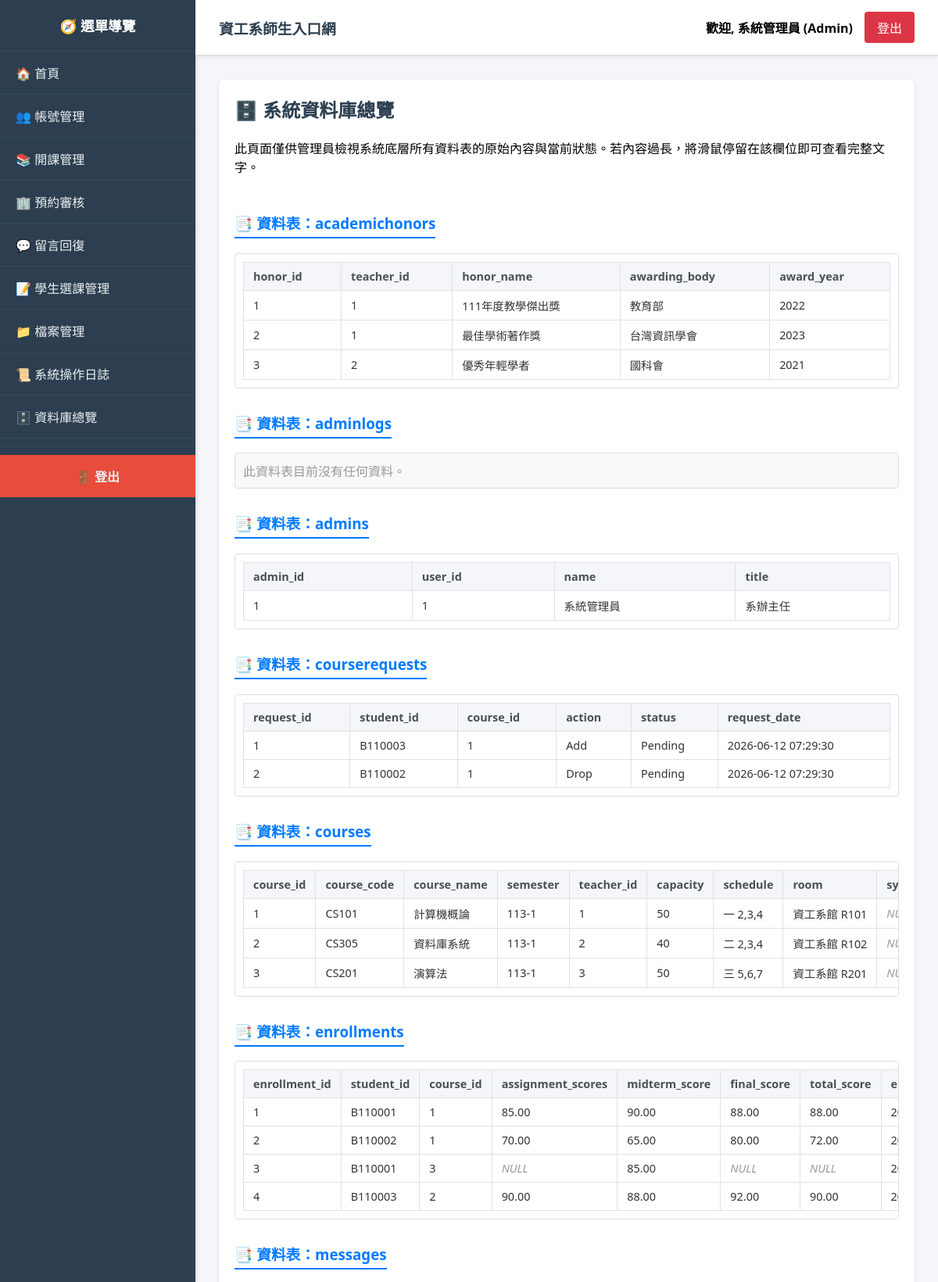
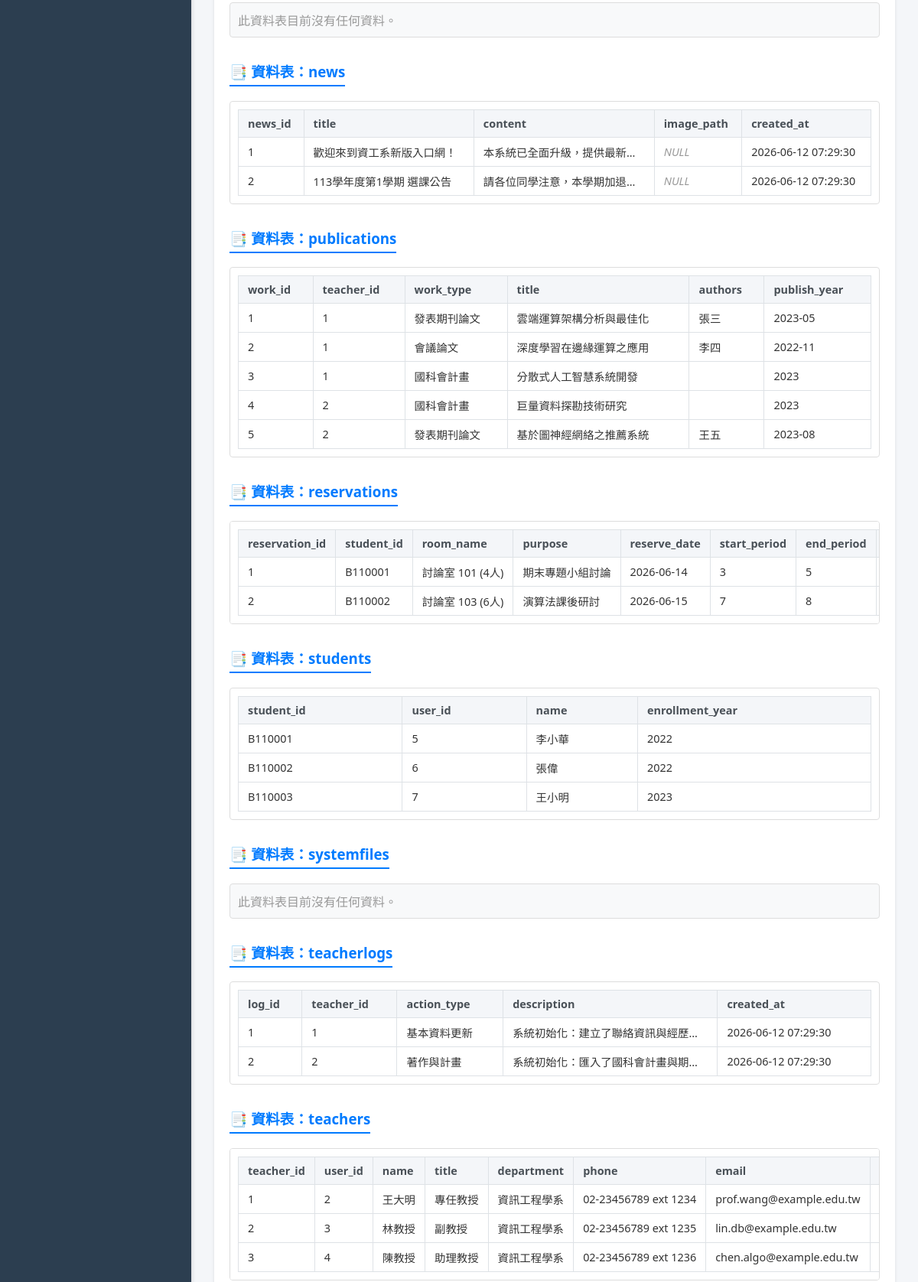
Page /index.php?page=view_database (signed in, upper part) on the earlier database version (2 pictures, top to bottom).
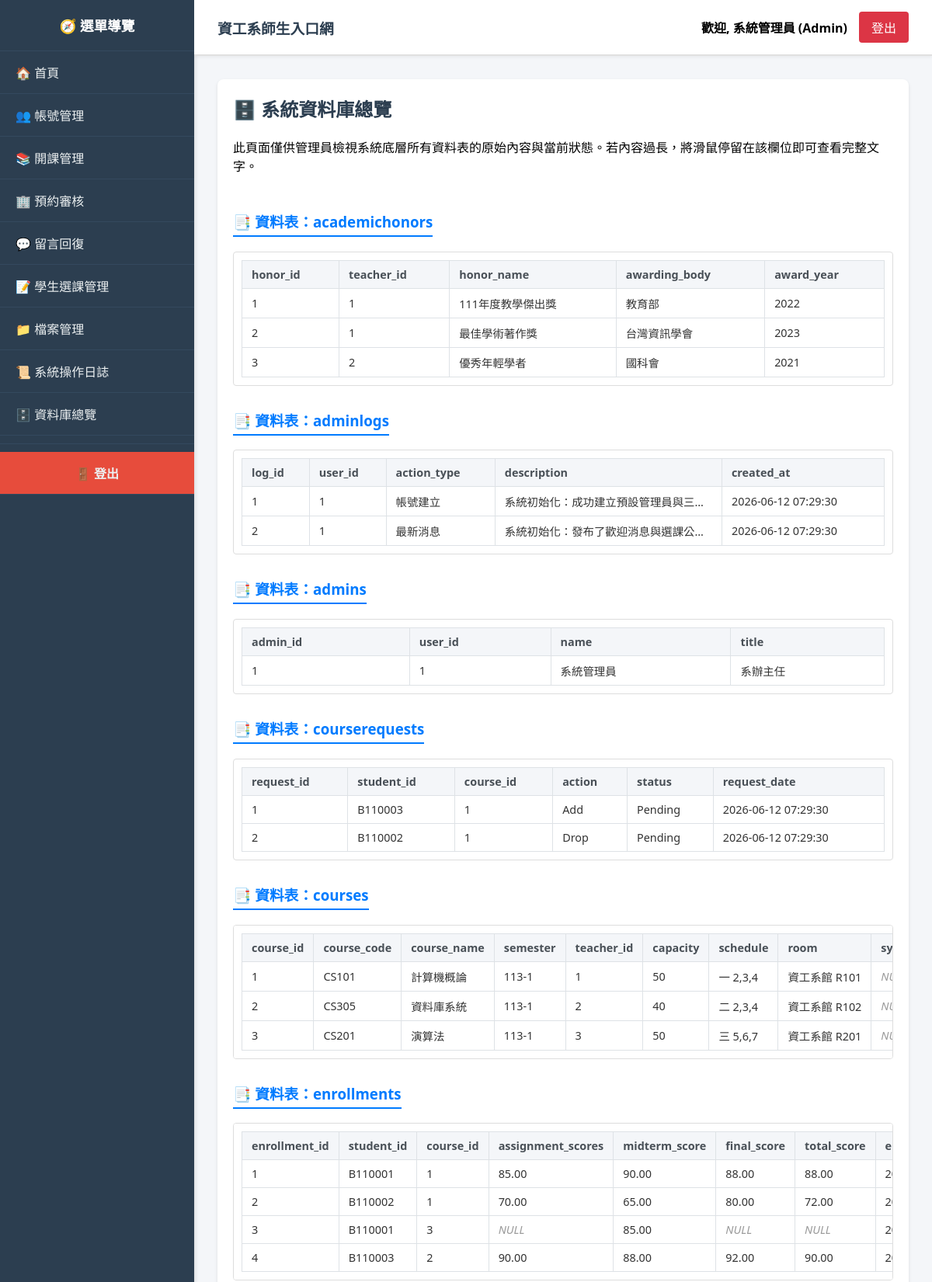
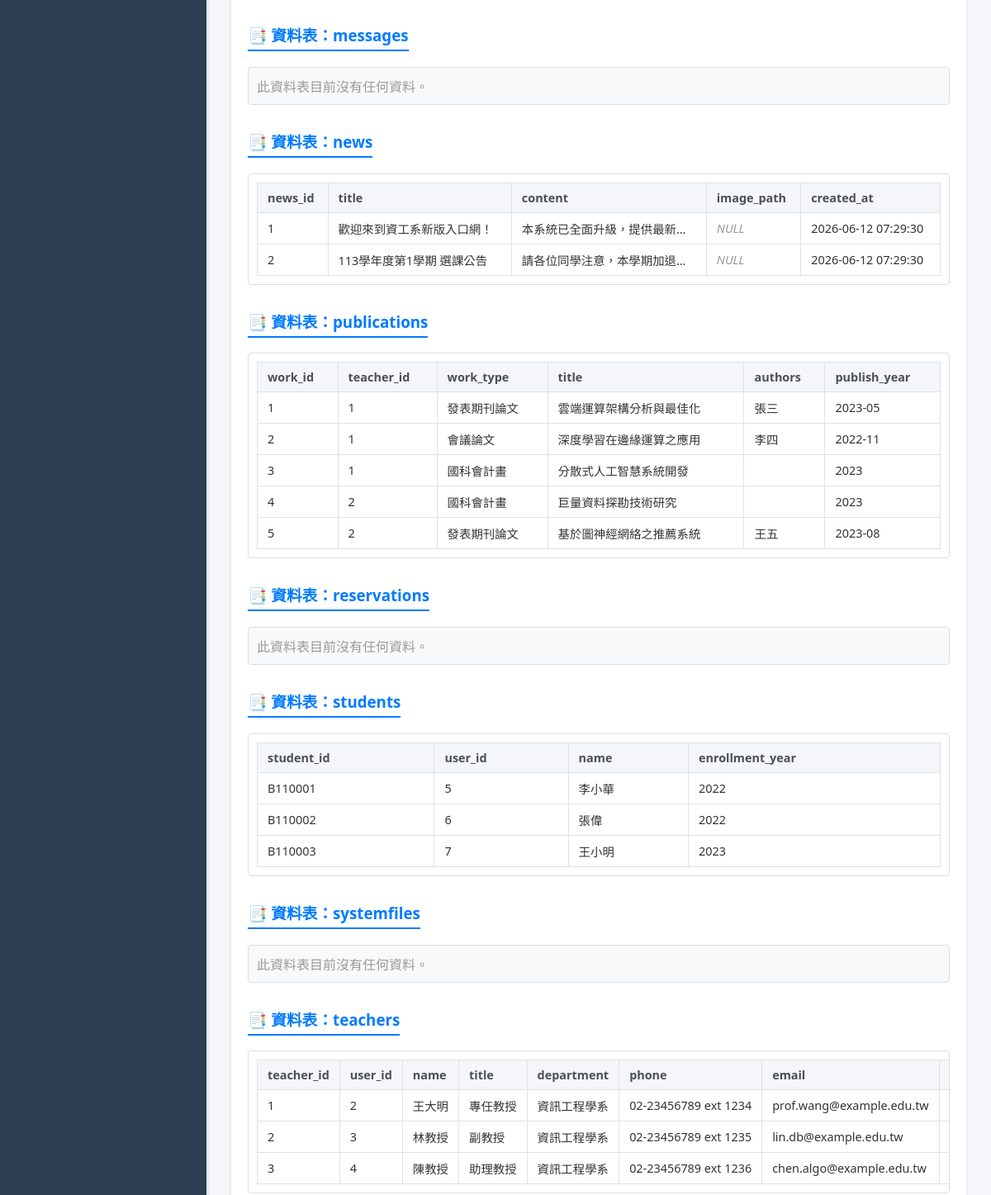
Same page on the later database version (2 pictures, top to bottom).
### tables this page shows
CREATE TABLE AcademicHonors (
    honor_id INT AUTO_INCREMENT PRIMARY KEY,
    teacher_id INT NOT NULL,
    honor_name VARCHAR(255) NOT NULL,
    awarding_body VARCHAR(255),
    award_year INT,
    FOREIGN KEY (teacher_id) REFERENCES Teachers(teacher_id) ON DELETE CASCADE
);

CREATE TABLE CourseRequests (
    request_id INT AUTO_INCREMENT PRIMARY KEY,
    student_id VARCHAR(20) NOT NULL,
    course_id INT NOT NULL,
    action ENUM('Add', 'Drop') NOT NULL COMMENT 'Add=加選, Drop=退選',
    status ENUM('Pending', 'Approved', 'Rejected') DEFAULT 'Pending',
    request_date TIMESTAMP DEFAULT CURRENT_TIMESTAMP,
    FOREIGN KEY (student_id) REFERENCES Students(student_id) ON DELETE CASCADE,
    FOREIGN KEY (course_id) REFERENCES Courses(course_id) ON DELETE CASCADE
);

CREATE TABLE Courses (
    course_id INT AUTO_INCREMENT PRIMARY KEY,
    course_code VARCHAR(20) NOT NULL,
    course_name VARCHAR(100) NOT NULL,
    semester VARCHAR(10) NOT NULL,
    teacher_id INT,
    capacity INT NOT NULL DEFAULT 50,
    schedule VARCHAR(100),
    room VARCHAR(50) DEFAULT NULL,
    syllabus TEXT,
    weight_assignment INT NOT NULL DEFAULT 30 COMMENT '平時成績權重',
    weight_midterm INT NOT NULL DEFAULT 30 COMMENT '期中成績權重',
    weight_final INT NOT NULL DEFAULT 40 COMMENT '期末成績權重',
    created_at TIMESTAMP DEFAULT CURRENT_TIMESTAMP,
    FOREIGN KEY (teacher_id) REFERENCES Teachers(teacher_id) ON DELETE SET NULL
);

CREATE TABLE Enrollments (
    enrollment_id INT AUTO_INCREMENT PRIMARY KEY,
    student_id VARCHAR(20),
    course_id INT,
    assignment_scores DECIMAL(5, 2) DEFAULT NULL,
    midterm_score DECIMAL(5, 2) DEFAULT NULL,
    final_score DECIMAL(5, 2) DEFAULT NULL,
    total_score DECIMAL(5, 2) DEFAULT NULL,
    enrolled_at TIMESTAMP DEFAULT CURRENT_TIMESTAMP,
    UNIQUE KEY(student_id, course_id),
    FOREIGN KEY (student_id) REFERENCES Students(student_id) ON DELETE CASCADE,
    FOREIGN KEY (course_id) REFERENCES Courses(course_id) ON DELETE CASCADE
);

CREATE TABLE News (
    news_id INT AUTO_INCREMENT PRIMARY KEY,
    title VARCHAR(255) NOT NULL,
    content TEXT NOT NULL,
    image_path VARCHAR(255) DEFAULT NULL,
    created_at TIMESTAMP DEFAULT CURRENT_TIMESTAMP
);

CREATE TABLE Publications (
    work_id INT AUTO_INCREMENT PRIMARY KEY,
    teacher_id INT NOT NULL,
    work_type VARCHAR(100) NOT NULL,
    title VARCHAR(255) NOT NULL,
    authors TEXT COMMENT '其他作者(不含教師本人)',
    publish_year VARCHAR(50),
    FOREIGN KEY (teacher_id) REFERENCES Teachers(teacher_id) ON DELETE CASCADE
);

CREATE TABLE Reservations (
    reservation_id INT AUTO_INCREMENT PRIMARY KEY,
    student_id VARCHAR(20) NOT NULL,
    room_name VARCHAR(50) NOT NULL,
    purpose TEXT NOT NULL,
    reserve_date DATE NOT NULL COMMENT '借用日期',
    start_period INT NOT NULL COMMENT '開始節次 (1-14)',
    end_period INT NOT NULL COMMENT '結束節次 (1-14)',
    status ENUM('Pending', 'Approved', 'Rejected') DEFAULT 'Pending',
    reject_reason TEXT DEFAULT NULL,
    FOREIGN KEY (student_id) REFERENCES Students(student_id) ON DELETE CASCADE
);

CREATE TABLE Students (
    student_id VARCHAR(20) PRIMARY KEY,
    user_id INT NOT NULL,
    name VARCHAR(100) NOT NULL,
    enrollment_year INT,
    FOREIGN KEY (user_id) REFERENCES Users(id) ON DELETE CASCADE
);

CREATE TABLE Teachers (
    teacher_id INT PRIMARY KEY,
    user_id INT NOT NULL,
    name VARCHAR(100) NOT NULL,
    title VARCHAR(100),
    department VARCHAR(100) DEFAULT '資訊工程學系',
    phone VARCHAR(20),
    email VARCHAR(100),
    office_hours VARCHAR(100) DEFAULT NULL COMMENT '請益時間',
    lab_name VARCHAR(100) DEFAULT NULL COMMENT '實驗室名稱',
    lab_info TEXT DEFAULT NULL COMMENT '實驗室簡介與研究方向',
    teaching_experience TEXT DEFAULT NULL COMMENT '校內教學經歷',
    external_experience TEXT DEFAULT NULL COMMENT '校外經歷',
    FOREIGN KEY (user_id) REFERENCES Users(id) ON DELETE CASCADE
);

CREATE TABLE AdminLogs (
    log_id INT AUTO_INCREMENT PRIMARY KEY,
    user_id INT NOT NULL COMMENT '操作者的 Users.id',
    action_type VARCHAR(50) NOT NULL COMMENT '動作分類 (如：空間審核, 最新消息, 帳號建立)',
    description TEXT NOT NULL COMMENT '異動細節',
    created_at TIMESTAMP DEFAULT CURRENT_TIMESTAMP,
    FOREIGN KEY (user_id) REFERENCES Users(id) ON DELETE CASCADE
);

### modules/admin/view_database.php (the view, shortened to what this page needs)
<div class="card">
    <h2>🗄️ 系統資料庫總覽 </h2>
    <p>此頁面僅供管理員檢視系統底層所有資料表的原始內容與當前狀態。若內容過長，將滑鼠停留在該欄位即可查看完整文字。</p>
    <?php
    if ($_SESSION['role'] != 'Admin') {
        echo "<p style='color:red;'>無權限。只有管理員可以瀏覽此頁面。</p>";
    } else {
        $tables = [];
        $tables_result = $conn->query("SHOW TABLES");
        if ($tables_result) {
            while ($row = $tables_result->fetch_row()) {
                $tables[] = $row[0];
            }
        }
        if (!empty($tables)) {
            foreach ($tables as $table_name) {
                echo "<h3 style='margin-top: 30px; color: #007bff; border-bottom: 2px solid #007bff; padding-bottom: 5px; display: inline-block;'>📑 資料表：{$table_name}</h3>";
                $data_result = $conn->query("SELECT * FROM `{$table_name}`");
                if ($data_result->num_rows > 0) {
                    echo "<div style='overflow-x: auto; background: #fff; padding: 10px; border: 1px solid #ddd; border-radius: 4px;'>";
                    echo "<table style='width:100%; text-align:left; border-collapse: collapse; font-size: 0.9em; white-space: nowrap;'>";
                    echo "<tr style='background:#f4f6f9;'>";
                    $fields = $data_result->fetch_fields();
                    foreach ($fields as $field) {
                        echo "<th style='padding:8px 12px; border: 1px solid #dee2e6; color: #495057;'>" . htmlspecialchars($field->name) . "</th>";
                    }
                    echo "</tr>";
                    while ($data_row = $data_result->fetch_assoc()) {
                        echo "<tr style='border-bottom:1px solid #e0e0e0; background: #fff;' onmouseover=\"this.style.background='#f9f9f9'\" onmouseout=\"this.style.background='#fff'\">";
                        foreach ($data_row as $key => $value) {
                            if ($value === null) {
                                echo "<td style='padding:8px 12px; border: 1px solid #dee2e6; color: #999; font-style: italic;'>NULL</td>";
                            } else {
                                $safe_val = htmlspecialchars((string)$value, ENT_QUOTES, 'UTF-8');
                                echo "<td style='padding:8px 12px; border: 1px solid #dee2e6; color: #333; max-width: 200px; overflow: hidden; text-overflow: ellipsis; white-space: nowrap;' title='{$safe_val}'>" . $safe_val . "</td>";
                            }
                        }
                        echo "</tr>";
                    }
                    echo "</table>";
                    echo "</div>";
                } else {
                    echo "<div style='background: #f8f9fa; padding: 10px; border-radius: 4px; border: 1px solid #ddd;'>";
                    echo "<span style='color:#999;'>此資料表目前沒有任何資料。</span>";
                    echo "</div>";
                }
            }
        } else {
            echo "<p style='color:red;'>無法讀取資料庫結構，或資料庫中沒有任何表單。</p>";
        }
    }
    ?>
</div>

### includes/header.php
<div class="header">
    <div style="flex: 1;">
        <h3 style="margin: 0;">資工系師生入口網</h3>
    </div>
    <div style="display: flex; gap: 15px; align-items: center;">
        <?php if(isset($_SESSION['user_id'])): ?>
            <?php
                $display_name = $_SESSION['username'];
                if(isset($conn)) {
                    $uid = intval($_SESSION['user_id']);
                    $role_type = $_SESSION['role'];
                    $table = '';
                    if($role_type == 'Admin') $table = 'Admins';
                    elseif($role_type == 'Teacher') $table = 'Teachers';
                    elseif($role_type == 'Student') $table = 'Students';
                    if($table) {
                        $name_query = $conn->query("SELECT name FROM $table WHERE user_id = $uid");
                        if($name_query && $n_row = $name_query->fetch_assoc()) {
                            $display_name = $n_row['name'];
                        }
                    }
                }
            ?>
            <span style="font-weight: bold;">歡迎, <?php echo htmlspecialchars($display_name); ?>
            (<?php echo htmlspecialchars($_SESSION['role']); ?>)</span>
            <a href="logout.php" class="btn" style="margin: 0; background: #dc3545;">登出</a>
        <?php else: ?>
            <a href="index.php?page=login" class="btn" style="margin: 0;">系統登入</a>
        <?php endif; ?>
    </div>
</div>

Differences in the rows shown:
removed reservations: reservation_id "1", student "B110001", room_name "討論室 101 (4人)", purpose "期末專題小組討論", reserve_date "2026-06-14", start_period "3", end_period "5"
removed reservations: reservation_id "2", student "B110002", room_name "討論室 103 (6人)", purpose "演算法課後研討", reserve_date "2026-06-15", start_period "7", end_period "8"
no longer on this page (row unchanged): teacherlogs: log_id "1", teacher "1", action_type "基本資料更新", description "系統初始化：建立了聯絡資訊與經歷…", created_at "2026-06-12 07:29:30"
no longer on this page (row unchanged): teacherlogs: log_id "2", teacher "2", action_type "著作與計畫", description "系統初始化：匯入了國科會計畫與期…", created_at "2026-06-12 07:29:30"
added adminlogs: log_id "1", user "1", action_type "帳號建立", description "系統初始化：成功建立預設管理員與三…", created_at "2026-06-12 07:29:30"
added adminlogs: log_id "2", user "1", action_type "最新消息", description "系統初始化：發布了歡迎消息與選課公…", created_at "2026-06-12 07:29:30"
Other differences:
list line gone: "此資料表目前沒有任何資料。"
new list line: "log_id user_id action_type description created_at"
list line gone: "reservation_id student_id room_name purpose reserve_date start_period end_period"
new list line: "此資料表目前沒有任何資料。"
list line gone: "📑 資料表： teacherlogs log_id teacher_id action_type description created_at"
